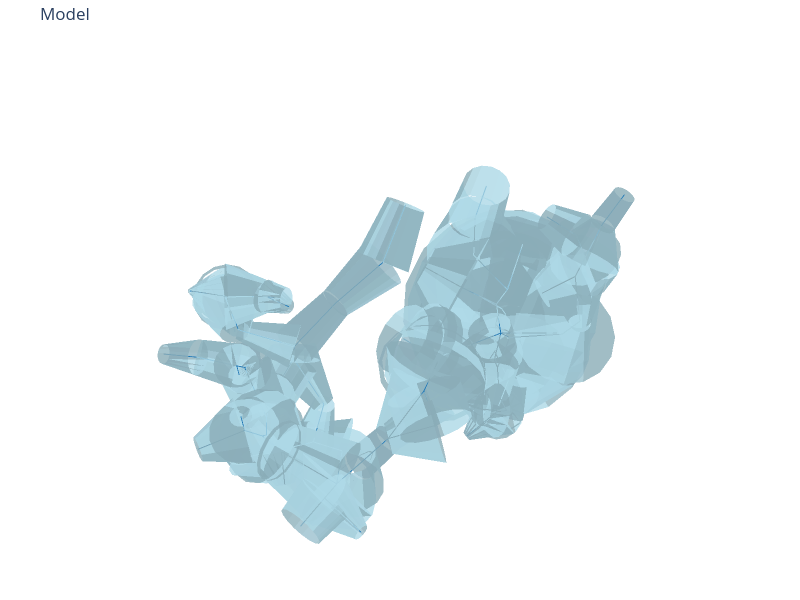

Here is the notebook cell this chart was saved with:
### Code cell
# max_edge_length = 200   # SET AT TOP

swc_out_dir = f"../data/swc/current/{polylines_name}"
swc_filepath = f"{swc_out_dir}/TS{spine_idx}_s{params["max_edge_length"]}.swc"

# check if directory exists, if not create it
if not os.path.exists(swc_out_dir):
    os.makedirs(swc_out_dir)

fitter = CableFitter(options=params["fit_options"])

morph = fitter.fit(
    mm.mesh,
    skeleton,
)
# write swc to file
morph.to_swc_file(swc_filepath)
# validation
# validator = Validation(mm, skeleton, morph)
# validator.full_validation()

model = SWCModel.from_swc_file(swc_filepath)
model.print_attributes(node_info=False, edge_info=False)
frusta = FrustaSet.from_swc_model(model)
title = f"TS{spine_idx}_s{params["max_edge_length"]}"
fig = plot_model(
    swc_model=model,
    frusta=frusta,
    slider=False,
    title="",
    width=800,
    height=600,
    hide_axes=True,
)
fig.update_layout(
    scene=dict(
        camera=dict(
            eye={"x": eye_coord[0], "y": eye_coord[1], "z": eye_coord[2]},
            projection=dict(type="perspective"),
        ),
        aspectmode="data",  # or 'cube', 'auto', 'manual'
    )
)
fig.show()

### Figure 1 — Plotly figure (JSON) as saved in the notebook; plotly's stock layout.template omitted (floating-point values rounded to 4 significant figures; data arrays with more than 128 entries replaced by an {"elided": "..."} marker saying what was removed)
{"data": [{"color": "lightblue", "flatshading": true, "i": {"elided": "3136 int values"}, "j": {"elided": "3136 int values"}, "k": {"elided": "3136 int values"}, "name": "frusta", "opacity": 0.8, "type": "mesh3d", "x": {"elided": "3136 float values"}, "y": {"elided": "3136 float values"}, "z": {"elided": "3136 float values"}}, {"line": {"color": "#1f77b4", "width": 2}, "mode": "lines", "name": "centroid", "type": "scatter3d", "x": {"elided": "294 float values"}, "y": {"elided": "294 float values"}, "z": {"elided": "294 float values"}}], "layout": {"height": 600, "margin": {"b": 0, "l": 0, "r": 0, "t": 40}, "scene": {"aspectmode": "data", "camera": {"eye": {"x": 1, "y": -0.366, "z": 1.366}, "projection": {"type": "perspective"}}, "xaxis": {"visible": false}, "yaxis": {"visible": false}, "zaxis": {"visible": false}}, "showlegend": false, "title": {"text": "Model"}, "width": 800}}
